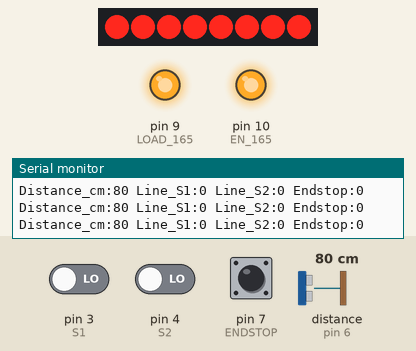
Recording of a sketch running on a simulated Arduino Uno, built with avr-gcc and run on an emulated ATmega328P. On the bench: 8 shift-register outputs drawn as a row of LEDs (first output left, lit = HIGH), output pins drawn as LEDs (lit = HIGH), the last lines printed to the serial monitor. Wiring (inferred from the names in the program): ultrasonic range finder: trigger pin 5; echo pin 6; shift register (74HC595): latch pin 8. Wiring (inferred from the signals the program sends): row of LEDs: on Q0, Q1, Q2, Q3, Q4, Q5, Q6, Q7. The test bench sets the inputs (shaded band); at power-on: pin 3 (S1) LOW, pin 4 (S2) LOW, pin 7 (ENDSTOP) HIGH, distance to the obstacle (sensor on pin 6) 80 cm. The echo pulse lasts 58.3 µs per cm; pins used as bus, display or sensor lines are not drawn.

Above: at 1.2 s.
1.3 s: pin 3 (S1) driven HIGH
At 2.1 s:
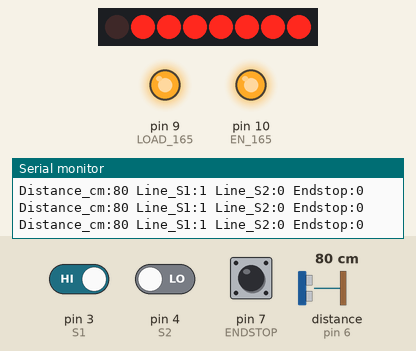
2.8 s: pin 4 (S2) driven HIGH
At 3.8 s:
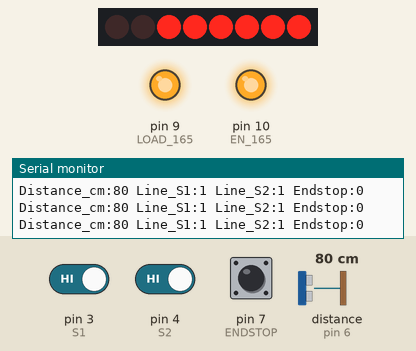
4.3 s: pin 7 (ENDSTOP) pulled LOW for 0.15 s
At 4.42 s:
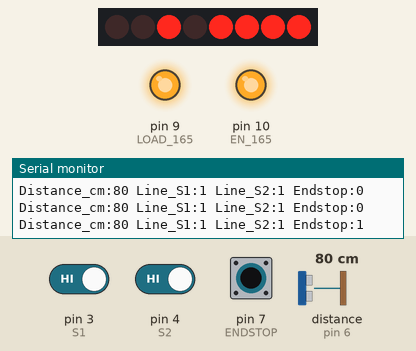
5.9 s: pin 3 (S1) driven LOW
At 7.1 s:
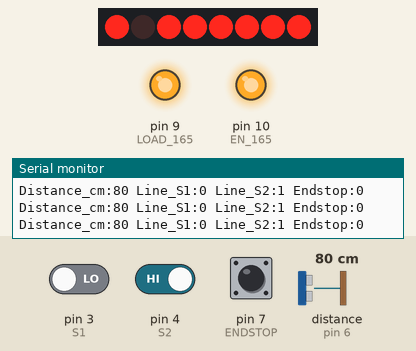
7.4 s: pin 7 (ENDSTOP) pulled LOW for 1 s
At 7.7 s:
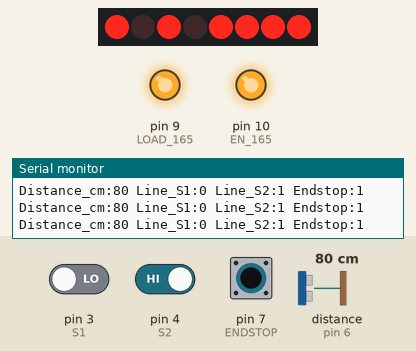
9.9 s: pin 7 (ENDSTOP) pulled LOW for 3.2 s
At 14.4 s:
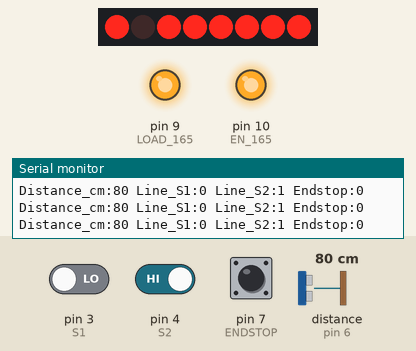
Timing chart, 0 to 15.6 s (numbered marks = the images above; inputs shaded):
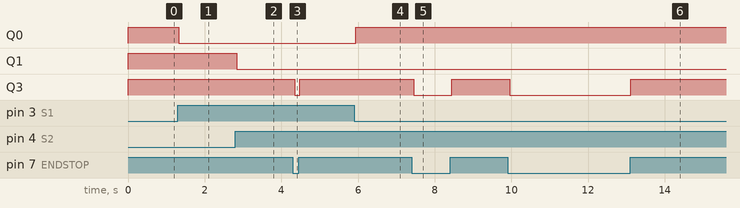

Measured:
- after the input at 1.3 s, Q0: HIGH → LOW at once
- after the input at 2.8 s, Q1: HIGH → LOW at once
- after the input at 4.3 s, Q3: HIGH → LOW after 0.05 s, → HIGH 0.13 s later
- after the input at 5.9 s, Q0: LOW → HIGH at once
- after the input at 7.4 s, Q3: HIGH → LOW after 0.05 s, → HIGH 0.99 s later
- after the input at 9.9 s, Q3: HIGH → LOW after 0.06 s, → HIGH 3.2 s later

The sketch:

Ardu8_24_AllSensors.ino
```cpp
/*
  Робототехнический контроллер «Кибернетический»: все модули Kirus сразу

  Подключение: «Датчик линии» S1 → D3, S2 → D4; «Ультразвуковой дальномер» TRIG → D5, ECHO → D6;
  «Концевой выключатель» → D7. D2 оставляем свободным — он нужен библиотеке моторов.
  Показания выводятся одной строкой для плоттера (115200), каждая подпись — своя линия графика.

  Плата в Arduino IDE: Arduino Uno. Кабель USB-C — в ВЕРХНИЙ разъём (Arduino).
  DIP-переключатель: DIP1 и DIP4 = OFF, DIP5 = ON (светодиоды).
*/

#include <SPI.h>

// ---------- Светодиоды и кнопки Arduino-части ----------
// Светодиоды подключены через сдвиговый регистр 74HC595, кнопки — через 74HC165.
// Оба регистра работают по шине SPI (D11 — данные, D12 — приём, D13 — такт).
const int LATCH_595 = 8;   // защёлка 74HC595
const int LOAD_165  = 9;   // «фотография» кнопок в 74HC165
const int EN_165    = 10;  // LOW — 74HC165 подключён к линии приёма SPI

// Номера битов: 1 — LED1, 2 — LED2, 4 — LED3, 8 — LED4, 16 — синий, 32 — зелёный, 64 — красный
const byte LED1 = 1, LED2 = 2, LED3 = 4, LED4 = 8;
const byte BLUE = 16, GREEN = 32, RED = 64;

// Зажечь светодиоды. В переменной leds 1 = горит.
// Регистр зажигает светодиод нулём, поэтому байт инвертируем (~).
void showLeds(byte leds) {
  digitalWrite(LATCH_595, LOW);
  SPI.transfer(~leds);
  digitalWrite(LATCH_595, HIGH);   // импульс на защёлке — байт появляется на выходах
}

// Прочитать кнопки: бит 0 — BUT1 … бит 3 — BUT4 (слева направо). 1 = нажата.
byte readButtons() {
  digitalWrite(LOAD_165, LOW);     // «сфотографировать» кнопки
  delayMicroseconds(5);
  digitalWrite(LOAD_165, HIGH);
  digitalWrite(EN_165, LOW);       // подключить регистр к линии приёма
  byte b = SPI.transfer(0);        // принять байт
  digitalWrite(EN_165, HIGH);
  return b & 0x0F;                 // нужны только 4 младших бита
}

void boardBegin() {
  pinMode(LATCH_595, OUTPUT);
  pinMode(LOAD_165, OUTPUT);
  pinMode(EN_165, OUTPUT);
  digitalWrite(LOAD_165, HIGH);
  digitalWrite(EN_165, HIGH);
  SPI.begin();
  showLeds(0);                     // всё погасить
}

// ---------- Модуль «Ультразвуковой дальномер» ----------
const int TRIG = 5;   // X2 модуля → D5 (XP19)
const int ECHO = 6;   // X4 модуля → D6 (XP20)

// Измерить расстояние в сантиметрах. 0 — эхо не вернулось.
int readDistance() {
  digitalWrite(TRIG, LOW);
  delayMicroseconds(2);
  digitalWrite(TRIG, HIGH);              // импульс 10 мкс запускает измерение
  delayMicroseconds(10);
  digitalWrite(TRIG, LOW);
  long us = pulseIn(ECHO, HIGH, 30000);  // длительность эха, ждём не дольше 30 мс
  return us / 58;                        // см = мкс / 58
}

const int S1 = 3, S2 = 4, ENDSTOP = 7;

void setup() {
  boardBegin();
  pinMode(TRIG, OUTPUT);
  pinMode(ECHO, INPUT);
  pinMode(S1, INPUT);
  pinMode(S2, INPUT);
  pinMode(ENDSTOP, INPUT);
  Serial.begin(115200);
}

void loop() {
  int cm = readDistance();
  int s1 = digitalRead(S1);
  int s2 = digitalRead(S2);
  int endstop = digitalRead(ENDSTOP) == LOW ? 1 : 0;   // 1 — нажат

  Serial.print("Distance_cm:"); Serial.print(cm);
  Serial.print(" Line_S1:");    Serial.print(s1);
  Serial.print(" Line_S2:");    Serial.print(s2);
  Serial.print(" Endstop:");    Serial.println(endstop);

  showLeds((s1 ? LED1 : 0) | (s2 ? LED2 : 0) | (endstop ? LED4 : 0));
  delay(60);
}
```
